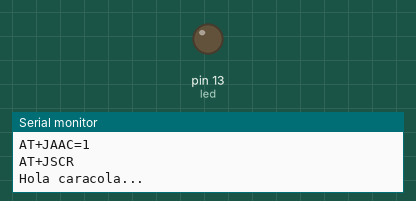
Recording of a sketch running on a simulated Arduino Uno, built with avr-gcc and run on an emulated ATmega328P. Parts: output pins drawn as LEDs (lit = HIGH), the last lines printed to the serial monitor.

Above: at 14.3 s.
At 17.12 s:
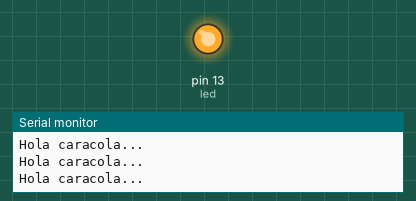
Timing chart, 0 to 17.6 s (numbered marks = the images above):
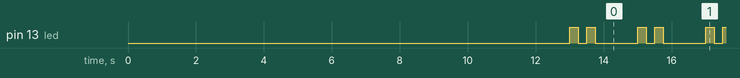

Measured:
- by itself, pin 13 (led): repeats every 2.0 s: LOW 0.25 s, HIGH 0.25 s, LOW 1.3 s, HIGH 0.25 s
- by itself, everything shown: repeats every 2.0 s, in 4 steps

The sketch:

bt_config.ino
```cpp
// (licence header left out)
int led = 13;
int val = -1;
int n = 0;

void setup(){
	delay(2000);
	Serial.begin(115200);
	delay(2000);
	Serial.print("AT+JSEC=1,1,1,04,1111\r\n"); // Enable security command
	delay(2000);
	Serial.print("AT+JDIS=3\r\n"); // Discorable command
	delay(2000);
	Serial.print("AT+JRLS=1101,11,Serial Port,01,000000\r\n"); // Register local sevice command
	delay(2000);
	Serial.print("AT+JAAC=1\r\n");// Auto accept connection requests command
	delay(2000);
	pinMode(led, OUTPUT);
	digitalWrite(led, LOW);
	Serial.flush();
	/*val = Serial.read();
	while (val != 'R'){
	  val = Serial.read();
	}*/
	delay(1000);
	Serial.print("AT+JSCR\r\n"); // Stream Connection Request command
}

void loop(){
  Serial.println("Hola caracola...");

  digitalWrite(led,HIGH);
  delay(250);
  digitalWrite(led,LOW);
  delay(250);
  digitalWrite(led,HIGH);
  delay(250);
  digitalWrite(led,LOW);
  delay(250);

  delay(1000);
}
```
